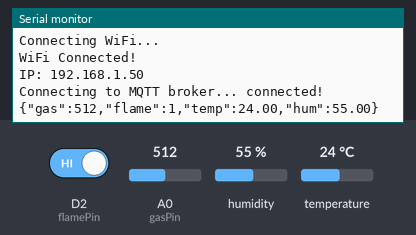
The sketch below on a simulated Arduino Nano 33 IoT. Shown: the last lines printed to the serial monitor. The test bench sets the inputs (shaded band); at power-on: humidity 55 %, A0 (gasPin) = 512, D2 (flamePin) HIGH, temperature 24 °C. WiFi joins after 1.5 s; servers stay silent unless stated; no MQTT or app messages arrive unless stated.

Above: at 2.7 s.
2.8 s: humidity set to 22 %
At 5.0 s:
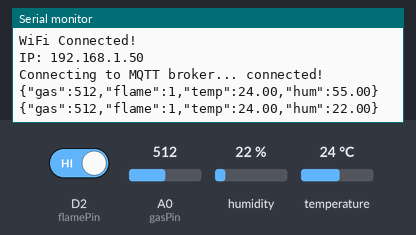
5.5 s: A0 (gasPin) set to 716
At 6.7 s:
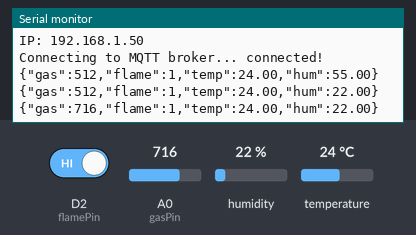
8.2 s: D2 (flamePin) driven LOW
At 10.2 s:
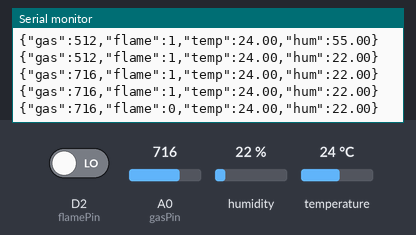
10.9 s: temperature set to 12 °C
At 12.0 s:
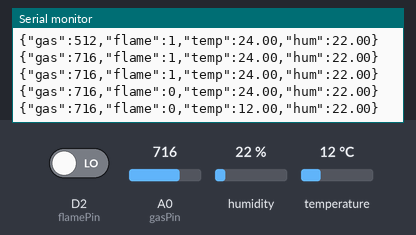
13.6 s: A0 (gasPin) set to 900
At 14.9 s:
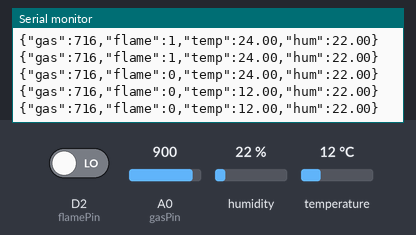
16.3 s: D2 (flamePin) driven HIGH
At 18.4 s:
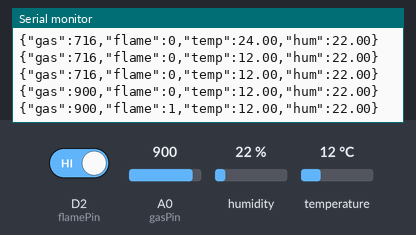
Timing chart, 0 to 19.9 s (numbered marks = the images above; inputs shaded):
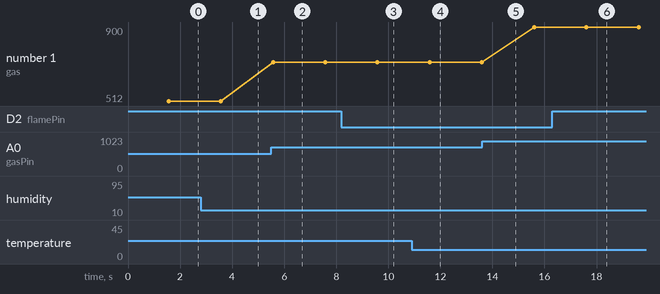

The sketch:

sketch_oct27a.ino
```cpp
#include <WiFiNINA.h>
#include <PubSubClient.h>
#include "DHT.h"

#define DHTPIN 4
#define DHTTYPE DHT22
DHT dht(DHTPIN, DHTTYPE);

const char* ssid = "AEBA";
const char* password = "kapish111";
const char* mqtt_server = "192.168.137.112";   // Replace with your Pi?s IP

WiFiClient wifiClient;
PubSubClient client(wifiClient);

int gasPin = A0;
int flamePin = 2;

void reconnect() {
  while (!client.connected()) {
    Serial.print("Connecting to MQTT broker...");
    if (client.connect("Nano33IoTClient")) {
      Serial.println(" connected!");
    } else {
      Serial.print(" failed, rc=");
      Serial.println(client.state());
      delay(2000);
    }
  }
}

void setup() {
  Serial.begin(9600);
  while (!Serial);
  dht.begin();
  pinMode(flamePin, INPUT);
  pinMode(gasPin, INPUT);

  Serial.println("Connecting WiFi...");
  WiFi.begin(ssid, password);
  while (WiFi.status() != WL_CONNECTED) {
    delay(500);
    Serial.print(".");
  }
  Serial.println("\nWiFi Connected!");
  Serial.print("IP: "); Serial.println(WiFi.localIP());

  client.setServer(mqtt_server, 1883);
}

void loop() {
  if (!client.connected()) reconnect();

  int gasValue = analogRead(gasPin);
  int flameValue = digitalRead(flamePin);
  float temp = dht.readTemperature();
  float hum = dht.readHumidity();

  // JSON-like payload
  char payload[128];
  sprintf(payload, "{\"gas\":%d,\"flame\":%d,\"temp\":%.2f,\"hum\":%.2f}",
          gasValue, flameValue, temp, hum);

  client.publish("iot/gas_readings", payload);
  Serial.println(payload);

  delay(2000);
}
```

Measured:
- after the input at 2.8 s, the serial monitor: prints a new line after 0.76 s (image 1)
- after the input at 5.5 s, the serial monitor: prints a new line after 0.07 s (image 2)
- after the input at 8.2 s, the serial monitor: prints a new line after 1.4 s (image 3)
- after the input at 10.9 s, the serial monitor: prints a new line after 0.69 s (image 4)
- after the input at 16.3 s, the serial monitor: prints a new line after 1.3 s (image 6)
- plotted number 1: 512 → 716 after the input at 5.5 s, 716 → 900 after the input at 13.6 s
